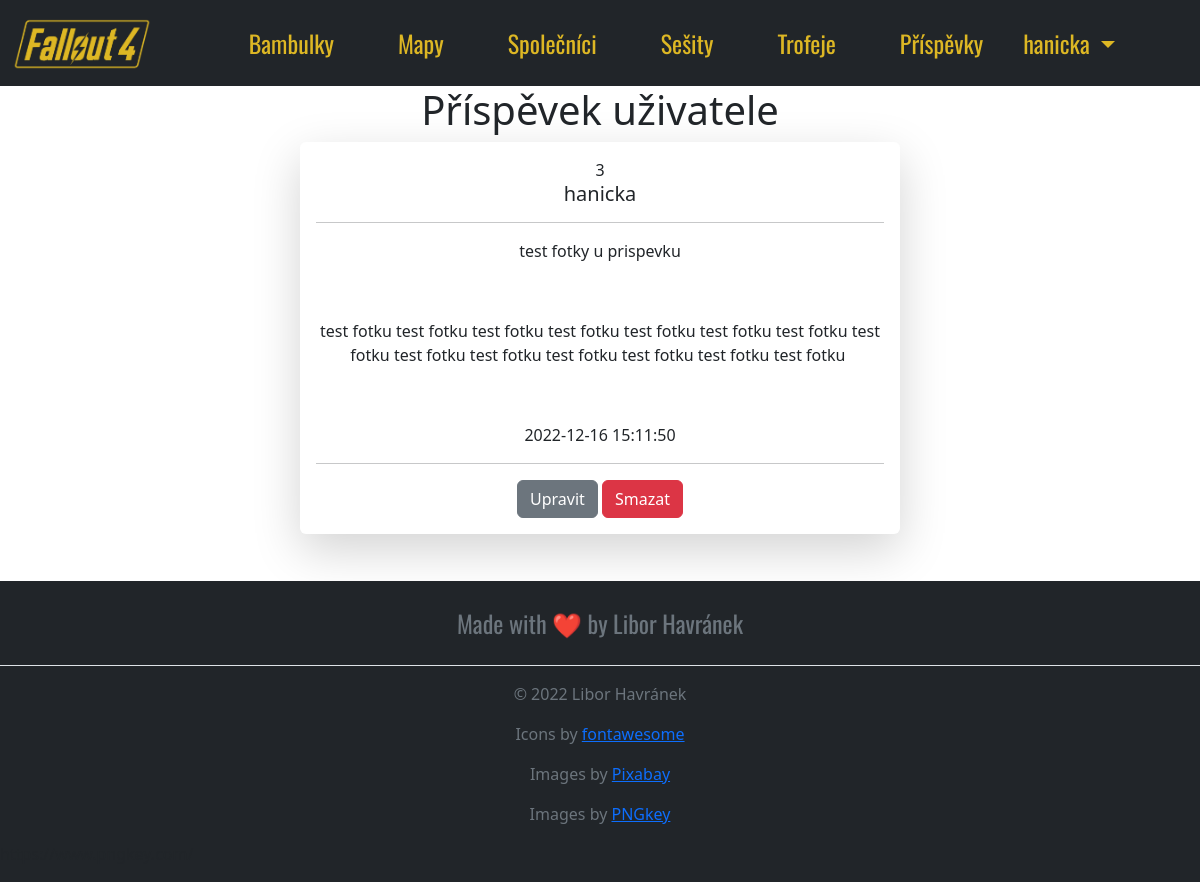
The app's page /post/3 (signed in), older data.
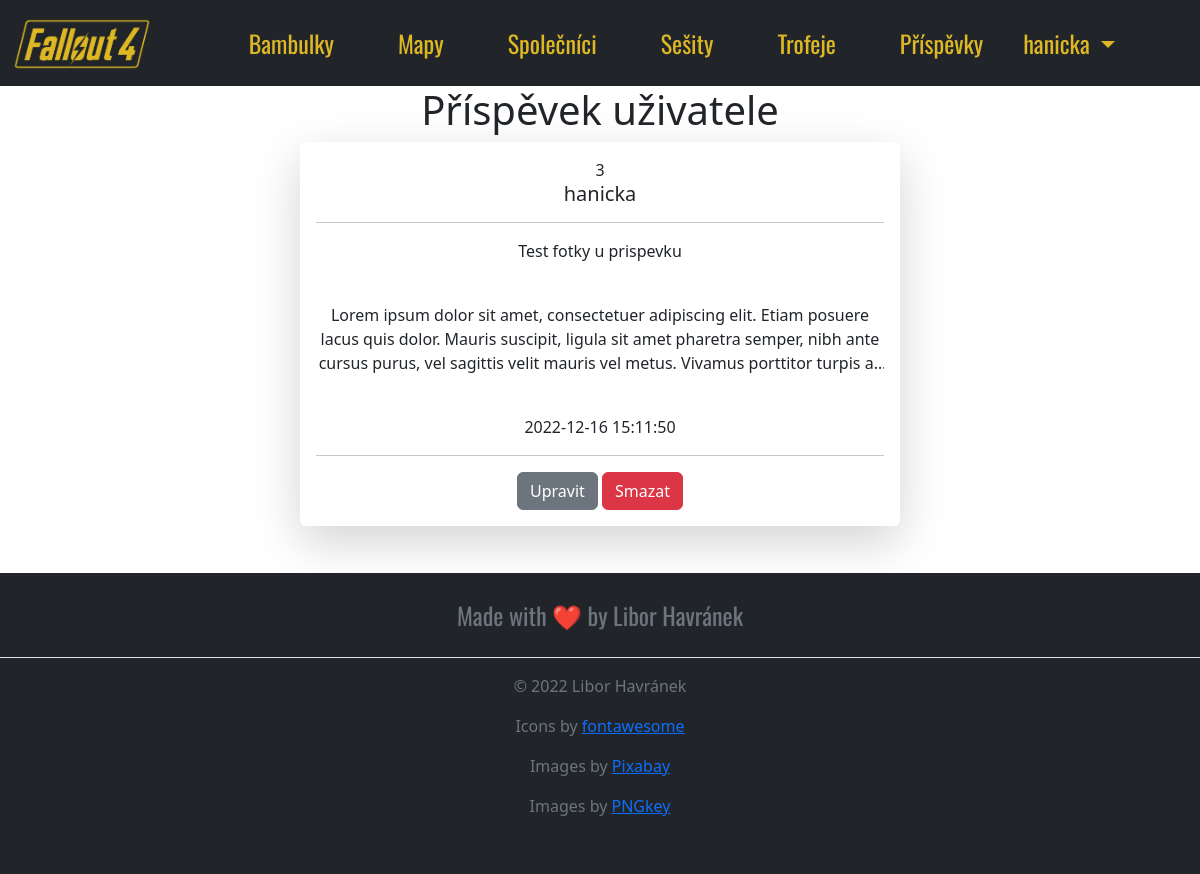
The same page, newer data.
### website/models.py (models this page shows)
class Post(db.Model):
    id = db.Column(db.Integer, primary_key=True)
    text = db.Column(db.Text, nullable=False)
    title = db.Column(db.String(150), nullable=False)
    post_pic = db.Column(db.String(150), nullable=True)
    date_created = db.Column(db.DateTime(timezone=True), default=func.now())
    author = db.Column(db.Integer, db.ForeignKey('user.id', ondelete="CASCADE"), nullable=False)
    comments = db.relationship('Comment', backref='post', passive_deletes=True)
    likes = db.relationship('Like', backref='post', passive_deletes=True)
    dislikes = db.relationship('Dislike', backref='post', passive_deletes=True)

### website/views.py (the view)
@views.route('/post/<int:id>')
@login_required
def post(id):
    post = Post.query.filter_by(id=id).first()
    if not post:
        flash('Příspěvek neexistuje', category='error')
    else:
        return render_template('post.html', post=post, id=id, user=current_user)

### website/__init__.py (called while the page is built)
def create_app():
    app = Flask(__name__)
    app.config['SECRET_KEY']= 'key'
    app.config['SQLALCHEMY_DATABASE_URI'] = f'sqlite:///{DB_NAME}'
    db.init_app(app)
    UPLOAD_FOLDER = 'website/static/images/uploads'
    app.config['UPLOAD_FOLDER'] = UPLOAD_FOLDER
    from .views import views
    from .auth import auth
    app.register_blueprint(views, url_prefix=('/'))
    app.register_blueprint(auth, url_prefix=('/'))
    from .models import User, Post, Comment, Like, Dislike
    create_database(app)
    login_manager = LoginManager()
    login_manager.login_view = 'auth.login'
    login_manager.init_app(app)
    ckeditor = CKEditor(app)
    @login_manager.user_loader
    def load_user(id):
        return User.query.get(int(id))
    return app

### website/templates/post.html
{% extends 'base.html' %}
{% block content %}
<center>
<h1>Příspěvek uživatele {{username}}</h1>
<div class="shadow-lg p-3 mb-5 bg-body rounded w-50 post-div">
    {{ post.id }} <br>
<h5>{{ post.user.username }} <br></h5>
<hr>
<p>{{ post.title}}</p> <br>
    <p>{{ post.text|safe }}</p> <br>
    {{ post.date_created }} <br>
    <hr>
    {% if user.id == post.author %}
    <a href="/edit_post/{{post.id}}" class="btn btn-secondary">Upravit</a>
    <a href="/delete_post/{{post.id}}" class="btn btn-danger">Smazat</a>
    {% endif %}
</div>
</center>
{% endblock %}

Row changes from the older to the newer data that the page shows:
changed Post id 3: title "test fotky u prispevku" → "Test fotky u prispevku"; text "test fotku test fotku test fotku test fotku test fotku test fotku test fotku test fotku test fotku test fotku test fotku test fotku test fotku test fotku" → "Lorem ipsum dolor sit amet, consectetuer adipiscing elit. Etiam posuere lacus quis dolor. Mauris suscipit, ligula sit amet pharetra semper, nibh ante cursus purus, vel sagittis velit mauris vel metus. Vivamus porttitor turpis…"
